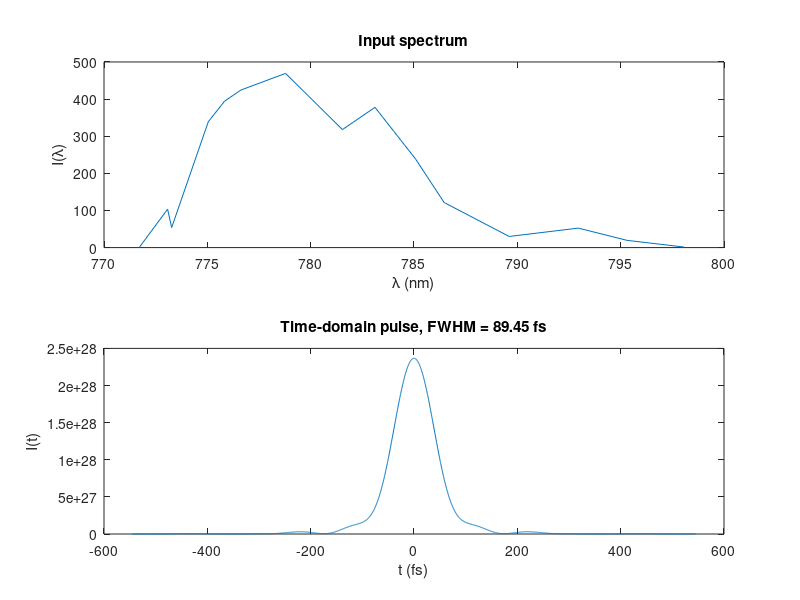

Write MATLAB code to recreate this figure.
clear; close all; clc;
%% Load spectrum: columns = [lambda_nm, I_lambda]
load('data.mat');   % <-- change filename as needed
lambda_nm = wavelengths_nm;               % wavelength in nm
I_lambda  = abs(y_pixels-max(y_pixels));               % spectral intensity (arb. units)

% Ensure column vectors and sort by wavelength
[lambda_nm, idx] = sort(lambda_nm(:));
I_lambda         = I_lambda(idx);

%% Convert wavelength axis to angular frequency axis
c = 299792458;
lambda_m = lambda_nm*1e-9;
omega   = 2*pi*c./lambda_m;          % non-uniform, descending

% Uniform omega grid
Nspec      = numel(omega);
omega_min  = min(omega);
omega_max  = max(omega);
omega_u    = linspace(omega_min, omega_max, Nspec).';
I_omega    = interp1(omega, I_lambda, omega_u, 'linear', 0);

%% Zero padding in frequency domain
ZP_factor  = 200;                      % interpolation factor in time
Nfft       = ZP_factor * Nspec;

% Centered spectrum, then pad with zeros
E_omega0   = sqrt(I_omega);         % flat phase
% E_omega0   = fftshift(E_omega0);

pad_total  = Nfft - Nspec;
pad_left   = floor(pad_total/2);
pad_right  = pad_total - pad_left;

E_omega_pad = [zeros(pad_left,1); E_omega0; zeros(pad_right,1)];

% New uniform omega grid matching padded array
domega     = omega_u(2) - omega_u(1);
omega_u_pad = ( (-(Nfft/2):(Nfft/2-1)).' ) * domega + mean(omega_u);

%% IFFT to time domain
% E_t = ifft(ifftshift(E_omega_pad)) * Nfft * domega / (2*pi);
E_t = ifft(E_omega_pad) * Nfft * domega / (2*pi);
% Time axis
T  = 2*pi/domega;                   % unchanged total window
dt = T/Nfft;                        % smaller time step due to padding
t  = (-Nfft/2:Nfft/2-1).' * dt;

%% Intensity and FWHM
I_t = abs(fftshift(E_t)).^2;

Imax = max(I_t);
half = Imax/2;
above = find(I_t >= half);
t_FWHM = t(above(end)) - t(above(1));

fprintf('Transform-limited pulse duration (FWHM) = %.3f fs\n', t_FWHM/1e-15);

%% Plots
figure;
subplot(2,1,1);
plot(lambda_nm, I_lambda);hold on;
% plot(I_omega)
xlabel('\lambda (nm)'); ylabel('I(\lambda)');
title('Input spectrum');

subplot(2,1,2);
plot(t*1e15, I_t);
xlabel('t (fs)'); ylabel('I(t)');
title(sprintf('Time-domain pulse, FWHM = %.2f fs', t_FWHM*1e15));